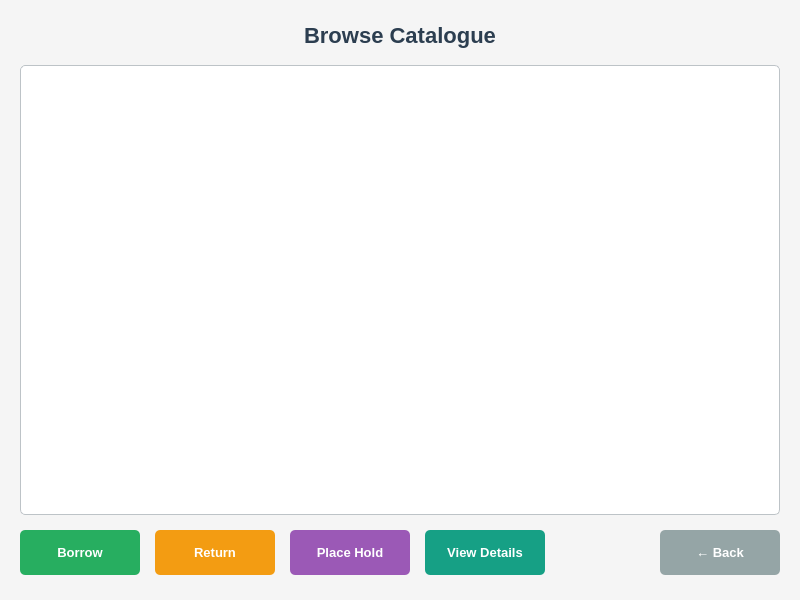
<?xml version="1.0" encoding="UTF-8"?>
<ui version="4.0">
 <class>BrowseCatalogue</class>
 <widget class="QWidget" name="BrowseCatalogue">
  <property name="geometry">
   <rect>
    <x>0</x>
    <y>0</y>
    <width>800</width>
    <height>600</height>
   </rect>
  </property>
  <property name="windowTitle">
   <string>Browse Catalogue</string>
  </property>
  <property name="styleSheet">
   <string notr="true">QWidget {
    background-color: #f5f5f5;
}

QLabel#label {
    font-size: 22px;
    font-weight: bold;
    color: #2c3e50;
}

QTableWidget {
    background-color: white;
    border: 1px solid #bdc3c7;
    border-radius: 5px;
    gridline-color: #ecf0f1;
}

QTableWidget::item {
    padding: 5px;
}

QTableWidget::item:selected {
    background-color: #3498db;
    color: white;
}

QHeaderView::section {
    background-color: #34495e;
    color: white;
    padding: 8px;
    border: none;
    font-weight: bold;
}

QPushButton {
    background-color: #3498db;
    color: white;
    border: none;
    border-radius: 5px;
    padding: 10px;
    font-size: 13px;
    font-weight: bold;
}

QPushButton:hover {
    background-color: #2980b9;
}

QPushButton:pressed {
    background-color: #21618c;
}

QPushButton#borrowButton {
    background-color: #27ae60;
}

QPushButton#borrowButton:hover {
    background-color: #229954;
}

QPushButton#returnButton {
    background-color: #f39c12;
}

QPushButton#returnButton:hover {
    background-color: #e67e22;
}

QPushButton#holdButton {
    background-color: #9b59b6;
}

QPushButton#holdButton:hover {
    background-color: #8e44ad;
}

QPushButton#detailsButton {
    background-color: #16a085;
}

QPushButton#detailsButton:hover {
    background-color: #138d75;
}

QPushButton#backButton {
    background-color: #95a5a6;
}

QPushButton#backButton:hover {
    background-color: #7f8c8d;
}</string>
  </property>
  <widget class="QLabel" name="label">
   <property name="geometry">
    <rect>
     <x>20</x>
     <y>20</y>
     <width>760</width>
     <height>30</height>
    </rect>
   </property>
   <property name="text">
    <string>Browse Catalogue</string>
   </property>
   <property name="alignment">
    <set>Qt::AlignCenter</set>
   </property>
  </widget>
  <widget class="QTableWidget" name="catalogueTable">
   <property name="geometry">
    <rect>
     <x>20</x>
     <y>65</y>
     <width>760</width>
     <height>450</height>
    </rect>
   </property>
   <property name="selectionMode">
    <enum>QAbstractItemView::SingleSelection</enum>
   </property>
   <property name="selectionBehavior">
    <enum>QAbstractItemView::SelectRows</enum>
   </property>
  </widget>
  <widget class="QPushButton" name="borrowButton">
   <property name="geometry">
    <rect>
     <x>20</x>
     <y>530</y>
     <width>120</width>
     <height>45</height>
    </rect>
   </property>
   <property name="text">
    <string>Borrow</string>
   </property>
  </widget>
  <widget class="QPushButton" name="returnButton">
   <property name="geometry">
    <rect>
     <x>155</x>
     <y>530</y>
     <width>120</width>
     <height>45</height>
    </rect>
   </property>
   <property name="text">
    <string>Return</string>
   </property>
  </widget>
  <widget class="QPushButton" name="holdButton">
   <property name="geometry">
    <rect>
     <x>290</x>
     <y>530</y>
     <width>120</width>
     <height>45</height>
    </rect>
   </property>
   <property name="text">
    <string>Place Hold</string>
   </property>
  </widget>
  <widget class="QPushButton" name="detailsButton">
   <property name="geometry">
    <rect>
     <x>425</x>
     <y>530</y>
     <width>120</width>
     <height>45</height>
    </rect>
   </property>
   <property name="text">
    <string>View Details</string>
   </property>
  </widget>
  <widget class="QPushButton" name="backButton">
   <property name="geometry">
    <rect>
     <x>660</x>
     <y>530</y>
     <width>120</width>
     <height>45</height>
    </rect>
   </property>
   <property name="text">
    <string>← Back</string>
   </property>
  </widget>
 </widget>
 <resources/>
 <connections/>
</ui>
